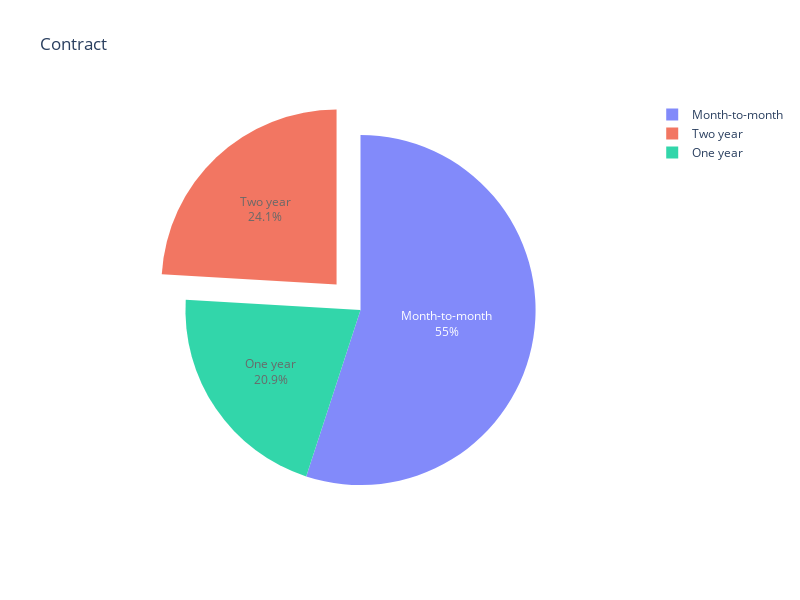

The notebook cell this image was saved under:
### Code cell
Contract_name = df['Contract'].value_counts().index.to_list()
Contract_values = df['Contract'].value_counts().values.tolist()
# pie_chart(labels=Contract_name, sizes=Contract_values, title="Payment Methods")
pie_chart_plotly(labels=Contract_name, sizes=Contract_values, title="Contract")

### Figure 1 — Plotly figure (JSON) as saved in the notebook; plotly's stock layout.template omitted (floating-point values rounded to 4 significant figures)
{"data": [{"domain": {"x": [0, 1], "y": [0, 1]}, "hole": 0, "hovertemplate": "labels=%{label}<br>sizes=%{value}<extra></extra>", "labels": ["Month-to-month", "Two year", "One year"], "legendgroup": "", "name": "", "opacity": 0.8, "pull": [0, 0.1995, 0], "showlegend": true, "textinfo": "percent+label", "textposition": "inside", "type": "pie", "values": [3875, 1695, 1473]}], "layout": {"height": 600, "legend": {"tracegroupgap": 0}, "title": {"text": "Contract"}, "width": 800}}
